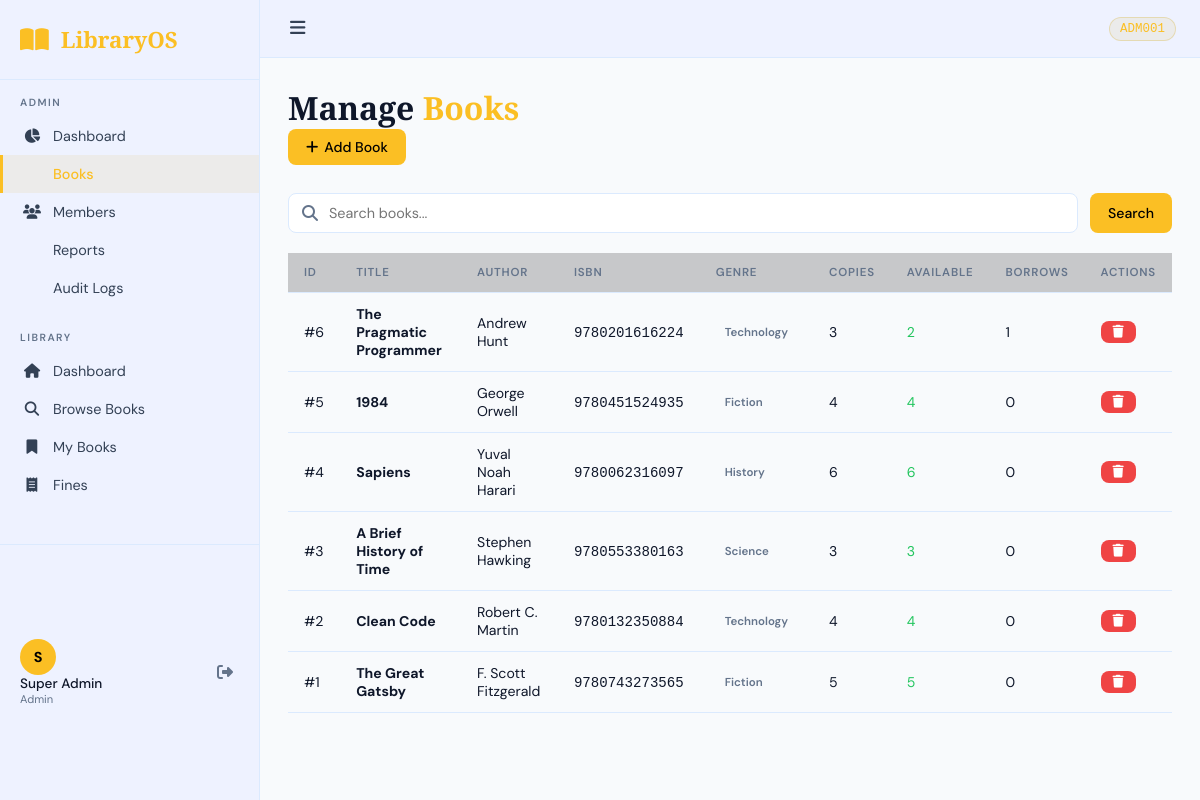
Screenshot of /admin/books (signed in) with the database file from the repository.
### app/models/user.py (models this page shows, shortened)
class User(UserMixin, db.Model):
    __tablename__ = 'users'
    id = db.Column(db.Integer, primary_key=True)
    member_id = db.Column(db.String(20), unique=True, nullable=False)
    name = db.Column(db.String(100), nullable=False)
    email = db.Column(db.String(120), unique=True, nullable=False)
    password = db.Column(db.String(256), nullable=False)
    role = db.Column(db.String(20), default='student')  # student, staff, admin
    is_active = db.Column(db.Boolean, default=True)
    phone = db.Column(db.String(20))
    address = db.Column(db.Text)
    joined_date = db.Column(db.DateTime, default=datetime.utcnow)
    max_books = db.Column(db.Integer, default=5)
    borrows = db.relationship('BorrowRecord', backref='user', lazy='dynamic')
    reservations = db.relationship('Reservation', backref='user', lazy='dynamic')
    fines = db.relationship('Fine', backref='user', lazy='dynamic')

### app/models/book.py (models this page shows, shortened)
class Book(db.Model):
    __tablename__ = 'books'
    id = db.Column(db.Integer, primary_key=True)
    title = db.Column(db.String(200), nullable=False)
    author = db.Column(db.String(150), nullable=False)
    isbn = db.Column(db.String(20), unique=True, nullable=False)
    genre = db.Column(db.String(50))
    category_id = db.Column(db.Integer, db.ForeignKey('categories.id'))
    description = db.Column(db.Text)
    publisher = db.Column(db.String(100))
    publication_year = db.Column(db.Integer)
    total_copies = db.Column(db.Integer, default=1)
    available_copies = db.Column(db.Integer, default=1)
    cover_image = db.Column(db.String(200))
    is_ebook = db.Column(db.Boolean, default=False)
    ebook_url = db.Column(db.String(300))
    borrow_count = db.Column(db.Integer, default=0)
    added_date = db.Column(db.DateTime, default=datetime.utcnow)
    borrows = db.relationship('BorrowRecord', backref='book', lazy='dynamic')
    reservations = db.relationship('Reservation', backref='book', lazy='dynamic')

### app/routes/admin.py (the view, shortened to what this page needs)
@admin_bp.route('/books', methods=['GET', 'POST'])
@login_required
@admin_required
def books():
    q = request.args.get('q', '')
    query = Book.query
    if q:
        query = query.filter(db.or_(Book.title.ilike(f'%{q}%'), Book.author.ilike(f'%{q}%')))
    books = query.order_by(Book.added_date.desc()).paginate(page=request.args.get('page', 1, type=int), per_page=15)
    categories = Category.query.all()
    return render_template('admin/books.html', books=books, categories=categories, q=q)

### app/models/user.py (called while the page is built)
@login_manager.user_loader
def load_user(user_id):
    return User.query.get(int(user_id))

### app/templates/admin/books.html (shortened to what this page needs)
{% extends "base.html" %}
{% block content %}
<div class="page-header">
  <h1>Manage <span class="highlight">Books</span></h1>
  <button class="btn btn-primary" onclick="document.getElementById('addModal').style.display='flex'">
    <i class="fas fa-plus"></i> Add Book
  </button>
</div>
<form method="GET" class="search-form mb-4">
  <div class="search-input-wrap">
    <i class="fas fa-search"></i>
    <input type="text" name="q" value="{{ q }}" placeholder="Search books...">
  </div>
  <button type="submit" class="btn btn-primary">Search</button>
</form>
<div class="table-container">
  <table class="data-table">
    <thead><tr><th>ID</th><th>Title</th><th>Author</th><th>ISBN</th><th>Genre</th><th>Copies</th><th>Available</th><th>Borrows</th><th>Actions</th></tr></thead>
    <tbody>
      {% for book in books.items %}
      <tr>
        <td>#{{ book.id }}</td>
        <td><strong>{{ book.title }}</strong>{% if book.is_ebook %} <i class="fas fa-tablet text-gold" title="eBook"></i>{% endif %}</td>
        <td>{{ book.author }}</td>
        <td><code>{{ book.isbn }}</code></td>
        <td><span class="badge badge-muted">{{ book.genre }}</span></td>
        <td>{{ book.total_copies }}</td>
        <td><span class="{{ 'text-success' if book.available_copies > 0 else 'text-danger' }}">{{ book.available_copies }}</span></td>
        <td>{{ book.borrow_count }}</td>
        <td>
          <form method="POST" style="display:inline">
            <button class="btn btn-sm btn-danger" onclick="return confirm('Delete this book?')"><i class="fas fa-trash"></i></button>
          </form>
        </td>
      </tr>
      {% endfor %}
    </tbody>
  </table>
</div>
{% endblock %}

### app/templates/base.html (shortened to what this page needs)
<!DOCTYPE html>
<html lang="en">
<head>
<link rel="stylesheet" href="https://cdnjs.cloudflare.com/ajax/libs/font-awesome/6.5.0/css/all.min.css">
<link rel="stylesheet" href="{{ url_for('static', filename='css/style.css') }}">
</head>
<body>
{% if current_user.is_authenticated %}
<div class="app-layout">
  <aside class="sidebar" id="sidebar">
    <div class="sidebar-brand">
      <i class="fas fa-book-open"></i>
      <span>LibraryOS</span>
    </div>
    <nav class="sidebar-nav">
      {% if current_user.role in ['admin','staff'] %}
      <div class="nav-group">
        <span class="nav-label">Admin</span>
        <a href="{{ url_for('admin.dashboard') }}" class="nav-link {% if request.endpoint == 'admin.dashboard' %}active{% endif %}">
          <i class="fas fa-chart-pie"></i><span>Dashboard</span>
        </a>
        <a href="{{ url_for('admin.books') }}" class="nav-link {% if request.endpoint == 'admin.books' %}active{% endif %}">
          <span>Books</span>
        </a>
        <a href="{{ url_for('admin.members') }}" class="nav-link {% if request.endpoint == 'admin.members' %}active{% endif %}">
          <i class="fas fa-users"></i><span>Members</span>
        </a>
        <a href="{{ url_for('admin.reports') }}" class="nav-link {% if request.endpoint == 'admin.reports' %}active{% endif %}">
          <span>Reports</span>
        </a>
        <a href="{{ url_for('admin.audit') }}" class="nav-link {% if request.endpoint == 'admin.audit' %}active{% endif %}">
          <span>Audit Logs</span>
        </a>
      </div>
      {% endif %}
      <div class="nav-group">
        <span class="nav-label">Library</span>
        <a href="{{ url_for('student.dashboard') }}" class="nav-link {% if request.endpoint == 'student.dashboard' %}active{% endif %}">
          <i class="fas fa-home"></i><span>Dashboard</span>
        </a>
        <a href="{{ url_for('student.books') }}" class="nav-link {% if request.endpoint == 'student.books' %}active{% endif %}">
          <i class="fas fa-search"></i><span>Browse Books</span>
        </a>
        <a href="{{ url_for('student.my_books') }}" class="nav-link {% if request.endpoint == 'student.my_books' %}active{% endif %}">
          <i class="fas fa-bookmark"></i><span>My Books</span>
        </a>
        <a href="{{ url_for('student.fines') }}" class="nav-link {% if request.endpoint == 'student.fines' %}active{% endif %}">
          <i class="fas fa-receipt"></i><span>Fines</span>
        </a>
      </div>
    </nav>
    <div class="sidebar-footer">
      <div class="user-info">
        <div class="user-avatar">{{ current_user.name[0].upper() }}</div>
        <div>
          <div class="user-name">{{ current_user.name }}</div>
          <div class="user-role">{{ current_user.role.title() }}</div>
        </div>
      </div>
      <a href="{{ url_for('auth.logout') }}" class="logout-btn"><i class="fas fa-sign-out-alt"></i></a>
    </div>
  </aside>
  <main class="main-content">
    <div class="topbar">
      <button class="sidebar-toggle" onclick="toggleSidebar()"><i class="fas fa-bars"></i></button>
      <div class="topbar-right">
        <span class="member-badge">{{ current_user.member_id }}</span>
      </div>
    </div>
    <div class="page-content">
      {% block content %}{% endblock %}
    </div>
  </main>
</div>
{% else %}
{% block auth_content %}{% endblock %}
{% endif %}
</body>
</html>

### rows the page displays
User: name "S", name "Super Admin", role "Admin", member_id "ADM001"
Book: id "6", title "The Pragmatic Programmer", author "Andrew Hunt", isbn "9780201616224", genre "Technology", total_copies "3", available_copies "2", borrow_count "1"
Book: id "5", title "1984", author "George Orwell", isbn "9780451524935", genre "Fiction", total_copies "4", available_copies "4", borrow_count "0"
Book: id "4", title "Sapiens", author "Yuval Noah Harari", isbn "9780062316097", genre "History", total_copies "6", available_copies "6", borrow_count "0"
Book: id "3", title "A Brief History of Time", author "Stephen Hawking", isbn "9780553380163", genre "Science", total_copies "3", available_copies "3", borrow_count "0"
Book: id "2", title "Clean Code", author "Robert C. Martin", isbn "9780132350884", genre "Technology", total_copies "4", available_copies "4", borrow_count "0"
Book: id "1", title "The Great Gatsby", author "F. Scott Fitzgerald", isbn "9780743273565", genre "Fiction", total_copies "5", available_copies "5", borrow_count "0"
